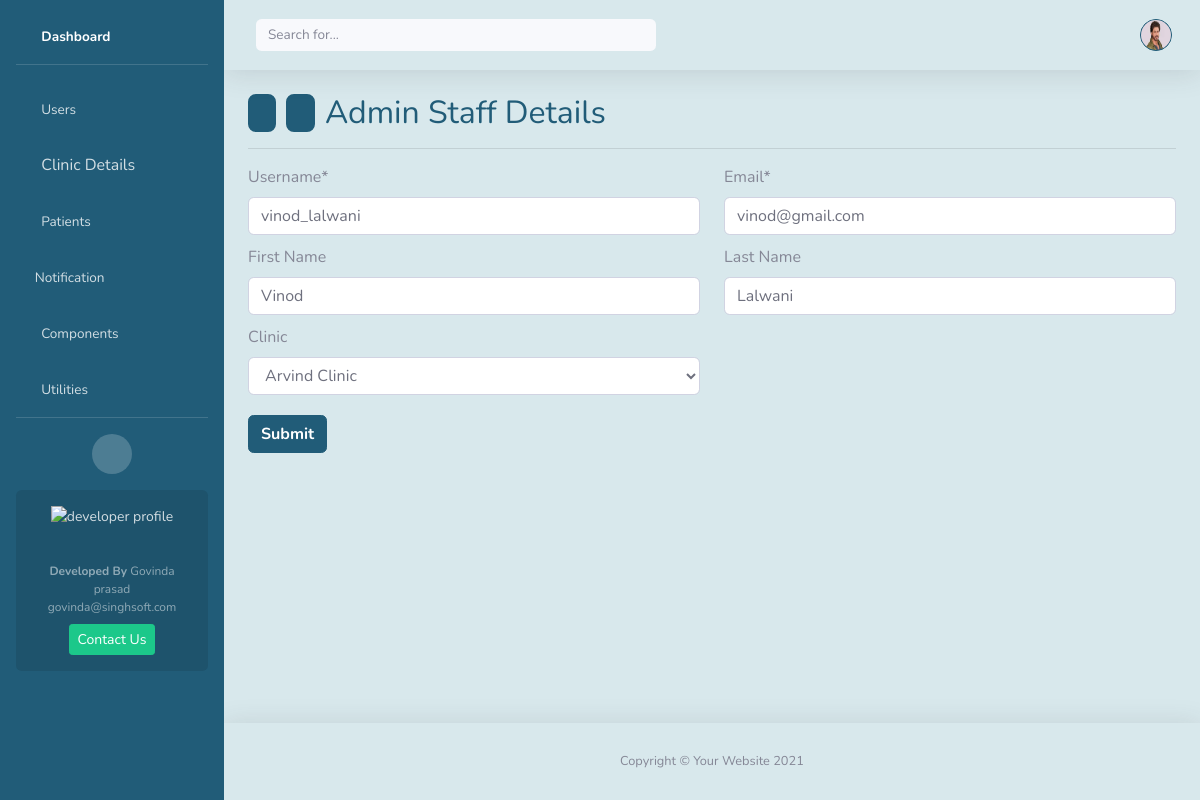
Screenshot of /edit-user/3F4CA1E2D2/ (signed in) with the database file from the repository.
### home/models.py (models this page shows, shortened)
class User(AbstractUser):
    custom_id   = models.CharField(max_length=10, unique=True, blank=False, null=False)
    clinic      = models.ForeignKey('Clinic', on_delete=models.CASCADE, related_name="clinic_users", null=True, blank=True)
    profile_img = models.ImageField(upload_to=rename_image, blank=True)
    phone       = models.CharField(validators=[indian_phone_regex], max_length=15, blank=True, null=True)
    is_superuser= models.BooleanField(default=False)
    is_admin    = models.BooleanField(default=False)    # clinic admin
    is_admin_staff= models.BooleanField(default=False)    # clinic staff
    is_password_reset=models.BooleanField(default=False)
    is_active   = models.BooleanField(default=True)
    updated_at  = models.DateTimeField(auto_now=True)
    objects     = CustomUserManager()

class Clinic(models.Model):
    name    = models.CharField(max_length=255, help_text="Clinic Name", blank=False, null=False)
    address = models.CharField(max_length=255, blank=True)
    city    = models.ForeignKey(City, on_delete=models.SET_NULL, related_name="clinics_in_city", null=True, blank=True, max_length=255)
    state   = models.ForeignKey(Region, on_delete=models.SET_NULL, related_name="clinics_in_state", null=True, blank=True, max_length=255)
    pincode = models.CharField(max_length=6, null=True, blank=True)
    email   = models.EmailField(max_length=50, blank=True, null=True)
    number  = models.CharField(validators=[indian_phone_regex], max_length=15, blank=True, null=True)
    specializations = models.TextField(blank=True, null=True)   #clinic specilization
    created_at = models.DateField(auto_now_add=True)
    updated_at = models.DateField(auto_now=True)
    class Meta:
        permissions = [
            ("can_approve_clinic", "Can Approve Clinic"),
            ("can_view_sensitive_data", "Can View Sensitive Data"),
        ]

### home/views.py (the view, shortened to what this page needs)
# urls.py: path('edit-user/<str:user_id>/', views.edit_user, name="edit_user"),
@require_http_methods(["GET", "POST"])
@login_required(login_url='login')
def edit_user(request, user_id):
    user = User.objects.none()
    clinics = Clinic.objects.none()
    if request.method == "GET":
        if request.user.is_superuser:
            user = User.objects.filter(custom_id=user_id).first()
            clinics = Clinic.objects.all().values_list('id','name')
        elif request.user.is_admin:
            if not request.user.clinic:
                messages.error(request, "You do not have registerd clinic details")
                return redirect('all_users')
            user = User.objects.filter(custom_id=user_id, clinic=request.user.clinic_id).first()
            clinics = Clinic.objects.filter(id = request.user.clinic_id).values_list('id','name')
        else:
            return HttpResponseForbidden(forbidden_message)
        if not user:
            messages.error(request, "User not found with given id.")
            return redirect('all_users')
        return render(request, 'edit_user.html', {'user':user, 'clinics':clinics})

### home/context_processors.py (called while the page is built)
def notification_context(request):
    if request.user.is_authenticated:
        unread = Notification.objects.filter(
            receiver=request.user
        ).exclude(
            seen_notes__seen_by=request.user
        ).count()
    else:
        unread = 0
    return {"unread_notifications": unread}

### home/templates/edit_user.html (shortened to what this page needs)
{% extends 'layout.html' %}
{% block content %}
    <div class="d-flex justify-content-between align-items-center">
        <div class="nav-container" style="display: flex; gap: 10px; justify-content: center;">
            <button class="cnav-btn" onclick="window.history.back()" title="Back"><i class="fa fa-arrow-left"></i></button>
            <button class="cnav-btn" onclick="window.history.forward()" title="Forward"><i class="fa fa-arrow-right"></i></button>
            <h2 class="mb-0 custome-color-dark">Admin Staff Details</h2>
        </div>
    </div>
    <hr>
    <div class="justify-content-center">
        <form method="POST" id="user_form">
            <div class="row" style="margin-top: 10px;">
                <div class="col-sm-6"><label class="form-label">Username* <small id="username_error" style="color:red; display:none;">username is not available</small></label>
                    <input type="text" class="form-control" id="username" name="username" placeholder="Username must be unique" style="width: 100%;"
                            maxlength="50" value="{{user.username}}" required oninput="checkUnique(this)">
                </div>
                <div class="col-sm-6"><label class="form-label">Email* <small id="email_error" style="color:red; display:none;">email is not available</small></label>
                    <input type="email" class="form-control" id="email" name="email" placeholder="Email must be unique" style="width: 100%;"
                            maxlength="50" value="{{user.email}}" required oninput="checkUnique(this)">
                </div>
            </div>
            <div class="row" style="margin-top: 10px;">
                <div class="col-sm-6">
                    <label class="form-label">First Name</label>
                    <input type="text" class="form-control" name="first_name" placeholder="First Name" style="width: 100%;"
                            maxlength="50" value="{{user.first_name}}">
                </div>
                <div class="col-sm-6">
                    <label class="form-label">Last Name</label>
                    <input type="text" class="form-control" name="last_name" placeholder="Last Name" style="width: 100%;"
                            maxlength="50" value="{{user.last_name}}">
                </div>
            </div>
            <div class="row" style="margin-top: 10px;">
                <div class="col-sm-6">
                    <label class="form-label">Clinic</label>
                    <select class="form-control" name="clinic" style="width: 100%;">
                        {% for clinic in clinics %}
                        <option value="{{ clinic.0 }}" {% if user.clinic.id == clinic.0 %} selected {% endif %}>{{ clinic.1 }}</option>
                        {% endfor %}
                    </select>
                </div>
            </div>
            <button class="btn cb" id="create_user" name="create_user" type="submit" style="margin-top: 10px;">Submit</button>
        </form>
    </div>
{% endblock %}

### home/templates/layout.html (shortened to what this page needs)
{% load static %}
{% load custom_filters %}
<!DOCTYPE html>
<html lang="en">
<head>
    <link href="{% static 'vendor/fontawesome-free/css/all.min.css' %}" rel="stylesheet" type="text/css">
    <link href="{% static 'css/sb-admin-2.min.css' %}" rel="stylesheet">
</head>
<body id="page-top">
    <div id="wrapper">
        <ul class="navbar-nav sidebar sidebar-dark box-background-dark" id="accordionSidebar">
            <li class="nav-item active mt-2" >
                <a class="nav-link" href="{% url 'home' %}">
                    <i class="fas fa-fw fa-tachometer-alt"></i>
                    <span>Dashboard</span></a>
            </li>
            <hr class="sidebar-divider">
            <li class="nav-item">
                <a class="nav-link " href="{% url 'all_users' %}" aria-expanded="true" >
                    <i class="fas fa-fw fa-user"></i>
                    <span>Users</span>
                </a>
            </li>
            <li class="nav-item">
                <a class="nav-link" href="{% url 'clinic' %}" aria-expanded="true">
                    <i class="fas fas fa-fw fa-cog"></i>
                    Clinic Details
                </a>
            </li>
            <li class="nav-item">
                <a class="nav-link " href="{% url 'patients' %}" aria-expanded="true" >
                    <i class="fas fa-fw fa-user"></i>
                    <span>Patients</span>
                </a>
            </li>
            <li class="nav-item">
                <a class="nav-link " href="{% url 'notifications' %}" aria-expanded="true" >
                    <i class="fas fa-envelope-open-text"></i>
                    <span>Notification</span>
                </a>
            </li>
            <li class="nav-item">
                <a class="nav-link collapsed" href="#" data-toggle="collapse" data-target="#collapseTwo"
                    aria-expanded="true" aria-controls="collapseTwo">
                    <i class="fas fa-fw fa-cog"></i>
                    <span>Components</span>
                </a>
            </li>
            <li class="nav-item">
                <a class="nav-link collapsed" href="#" data-toggle="collapse" data-target="#collapseUtilities"
                    aria-expanded="true" aria-controls="collapseUtilities">
                    <i class="fas fa-fw fa-wrench"></i>
                    <span>Utilities</span>
                </a>
            </li>
            <hr class="sidebar-divider d-none d-md-block">
            <div class="text-center d-none d-md-inline">
                <button class="rounded-circle border-0" id="sidebarToggle"></button>
            </div>
            <div class="sidebar-card d-none d-lg-flex">
                <img class="sidebar-card-illustration mb-2" src="{% static "/img/profile.jfif" %}" alt="developer profile">
                <p class="text-center mb-2"><strong>Developed By</strong> Govinda prasad govinda@singhsoft.com</p>
                <a class="btn btn-success btn-sm" href="mailto:govinda@singhsoft.com">Contact Us</a>
            </div>
        </ul>
        <div id="content-wrapper" class="d-flex flex-column">
            <div id="content" style="background: #d8e8ec">
                <nav class="navbar navbar-expand topbar mb-4 static-top shadow">
                    <form class="d-none d-sm-inline-block form-inline mr-auto ml-md-3 my-2 my-md-0 mw-100 navbar-search">
                        <div class="input-group">
                            <input type="text" class="form-control bg-light border-0 small" placeholder="Search for..."
                                aria-label="Search" aria-describedby="basic-addon2" id="search-bar">
                        </div>
                    </form>
                    <ul class="navbar-nav ml-auto">
                        <li class="nav-item dropdown no-arrow mx-1">
                            <a class="nav-link dropdown-toggle" href="#" id="messagesDropdown" role="button"
                                data-toggle="dropdown" aria-haspopup="true" aria-expanded="false" onclick="fetchNotifications()">
                                <i class="fas fa-envelope fa-fw custome-color-dark"></i>
                            </a>
                        </li>
                        <li class="nav-item dropdown no-arrow">
                            <a class="nav-link dropdown-toggle" href="#" id="userDropdown" role="button"
                                data-toggle="dropdown" aria-haspopup="true" aria-expanded="false">
                                {% if request.user.profile_img %}
                                    <img class="img-profile rounded-circle box-background-border-dark"
                                        src="{{request.user.profile_img.url}}" alt="profile image" title="{{request.user.username}}">
                                {% else %}
                                    <div class="img-profile rounded-circle user-face" title="{{request.user.username}}">
                                        {{ request.user.username|get_first_letter|upper }}
                                    </div>
                                {% endif %}
                            </a>
                        </li>
                    </ul>
                </nav>
                <div class="container-fluid">
                    {% block content %}{% endblock %}
                </div>
            </div>
            <footer class="sticky-footer box-background-light shadow">
                <div class="container my-auto">
                    <div class="copyright text-center my-auto" style="">
                        <span>Copyright &copy; Your Website 2021</span>
                    </div>
                </div>
            </footer>
        </div>
    </div>
</body>
</html>

### home/templates/layout.html (style rules this page uses)
.cnav-btn { color: white; font-weight:bold; border-radius: 8px; cursor: pointer; background-color: rgba(33, 92, 120, 1)!important; border: 2px solid rgba(33, 92, 120, 1)!important; }
.box-background-dark { background-color: rgba(33, 92, 120, 1)!important; }
.box-background-light { background-color: #d8e8ec; }
.custome-color-dark { color: rgba(33, 92, 120, 1); }
.box-background-border-dark { background-color: rgba(33, 92, 120, 1)!important; border: 1px solid rgba(33, 92, 120, 1)!important; }
.cb { background-color: rgba(33, 92, 120, 1)!important; border: 1px solid rgba(33, 92, 120, 1)!important; color: white; font-weight: bold; }

### rows the page displays
User: user.profile_img (picture)
User: username "vinod_lalwani", email "vinod@gmail.com", first_name "Vinod", last_name "Lalwani", clinic "Arvind Clinic"
